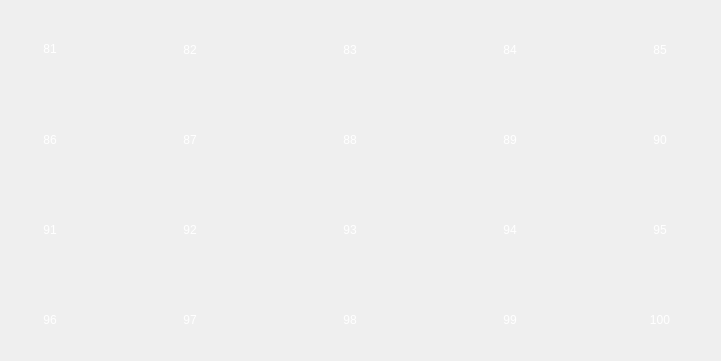
<?xml version="1.0" encoding="UTF-8"?>
<ui version="4.0">
 <class>page5</class>
 <widget class="QWidget" name="page5">
  <property name="geometry">
   <rect>
    <x>0</x>
    <y>0</y>
    <width>721</width>
    <height>361</height>
   </rect>
  </property>
  <property name="windowTitle">
   <string>Form</string>
  </property>
  <widget class="QPushButton" name="pushButton_6">
   <property name="geometry">
    <rect>
     <x>20</x>
     <y>110</y>
     <width>60</width>
     <height>60</height>
    </rect>
   </property>
   <property name="styleSheet">
    <string notr="true">font: 12pt &quot;方正粗圆简体&quot;;
background-image: url(:/res/res/btn_orange_1.png);
color: rgb(255, 255, 255);</string>
   </property>
   <property name="text">
    <string>86</string>
   </property>
   <property name="flat">
    <bool>true</bool>
   </property>
  </widget>
  <widget class="QPushButton" name="pushButton_10">
   <property name="geometry">
    <rect>
     <x>630</x>
     <y>110</y>
     <width>60</width>
     <height>60</height>
    </rect>
   </property>
   <property name="styleSheet">
    <string notr="true">font: 12pt &quot;方正粗圆简体&quot;;
background-image: url(:/res/res/btn_orange_1.png);
color: rgb(255, 255, 255);</string>
   </property>
   <property name="text">
    <string>90</string>
   </property>
   <property name="flat">
    <bool>true</bool>
   </property>
  </widget>
  <widget class="QPushButton" name="pushButton_15">
   <property name="geometry">
    <rect>
     <x>630</x>
     <y>200</y>
     <width>60</width>
     <height>60</height>
    </rect>
   </property>
   <property name="styleSheet">
    <string notr="true">font: 12pt &quot;方正粗圆简体&quot;;
background-image: url(:/res/res/btn_orange_1.png);
color: rgb(255, 255, 255);</string>
   </property>
   <property name="text">
    <string>95</string>
   </property>
   <property name="flat">
    <bool>true</bool>
   </property>
  </widget>
  <widget class="QPushButton" name="pushButton_16">
   <property name="geometry">
    <rect>
     <x>20</x>
     <y>290</y>
     <width>60</width>
     <height>60</height>
    </rect>
   </property>
   <property name="styleSheet">
    <string notr="true">font: 12pt &quot;方正粗圆简体&quot;;
background-image: url(:/res/res/btn_orange_1.png);
color: rgb(255, 255, 255);</string>
   </property>
   <property name="text">
    <string>96</string>
   </property>
   <property name="flat">
    <bool>true</bool>
   </property>
  </widget>
  <widget class="QPushButton" name="pushButton_9">
   <property name="geometry">
    <rect>
     <x>480</x>
     <y>110</y>
     <width>60</width>
     <height>60</height>
    </rect>
   </property>
   <property name="styleSheet">
    <string notr="true">font: 12pt &quot;方正粗圆简体&quot;;
background-image: url(:/res/res/btn_orange_1.png);
color: rgb(255, 255, 255);</string>
   </property>
   <property name="text">
    <string>89</string>
   </property>
   <property name="flat">
    <bool>true</bool>
   </property>
  </widget>
  <widget class="QPushButton" name="pushButton_4">
   <property name="geometry">
    <rect>
     <x>480</x>
     <y>20</y>
     <width>60</width>
     <height>60</height>
    </rect>
   </property>
   <property name="styleSheet">
    <string notr="true">font: 12pt &quot;方正粗圆简体&quot;;
background-image: url(:/res/res/btn_orange_1.png);
color: rgb(255, 255, 255);</string>
   </property>
   <property name="text">
    <string>84</string>
   </property>
   <property name="flat">
    <bool>true</bool>
   </property>
  </widget>
  <widget class="QPushButton" name="pushButton_1">
   <property name="geometry">
    <rect>
     <x>20</x>
     <y>19</y>
     <width>60</width>
     <height>60</height>
    </rect>
   </property>
   <property name="styleSheet">
    <string notr="true">font: 12pt &quot;方正粗圆简体&quot;;
background-image: url(:/res/res/btn_orange_1.png);
color: rgb(255, 255, 255);</string>
   </property>
   <property name="text">
    <string>81</string>
   </property>
   <property name="flat">
    <bool>true</bool>
   </property>
  </widget>
  <widget class="QPushButton" name="pushButton_14">
   <property name="geometry">
    <rect>
     <x>480</x>
     <y>200</y>
     <width>60</width>
     <height>60</height>
    </rect>
   </property>
   <property name="styleSheet">
    <string notr="true">font: 12pt &quot;方正粗圆简体&quot;;
background-image: url(:/res/res/btn_orange_1.png);
color: rgb(255, 255, 255);</string>
   </property>
   <property name="text">
    <string>94</string>
   </property>
   <property name="flat">
    <bool>true</bool>
   </property>
  </widget>
  <widget class="QPushButton" name="pushButton_17">
   <property name="geometry">
    <rect>
     <x>160</x>
     <y>290</y>
     <width>60</width>
     <height>60</height>
    </rect>
   </property>
   <property name="styleSheet">
    <string notr="true">font: 12pt &quot;方正粗圆简体&quot;;
background-image: url(:/res/res/btn_orange_1.png);
color: rgb(255, 255, 255);</string>
   </property>
   <property name="text">
    <string>97</string>
   </property>
   <property name="flat">
    <bool>true</bool>
   </property>
  </widget>
  <widget class="QPushButton" name="pushButton_5">
   <property name="geometry">
    <rect>
     <x>630</x>
     <y>20</y>
     <width>60</width>
     <height>60</height>
    </rect>
   </property>
   <property name="styleSheet">
    <string notr="true">font: 12pt &quot;方正粗圆简体&quot;;
background-image: url(:/res/res/btn_orange_1.png);
color: rgb(255, 255, 255);</string>
   </property>
   <property name="text">
    <string>85</string>
   </property>
   <property name="flat">
    <bool>true</bool>
   </property>
  </widget>
  <widget class="QPushButton" name="pushButton_19">
   <property name="geometry">
    <rect>
     <x>480</x>
     <y>290</y>
     <width>60</width>
     <height>60</height>
    </rect>
   </property>
   <property name="styleSheet">
    <string notr="true">font: 12pt &quot;方正粗圆简体&quot;;
background-image: url(:/res/res/btn_orange_1.png);
color: rgb(255, 255, 255);</string>
   </property>
   <property name="text">
    <string>99</string>
   </property>
   <property name="flat">
    <bool>true</bool>
   </property>
  </widget>
  <widget class="QPushButton" name="pushButton_3">
   <property name="geometry">
    <rect>
     <x>320</x>
     <y>20</y>
     <width>60</width>
     <height>60</height>
    </rect>
   </property>
   <property name="styleSheet">
    <string notr="true">font: 12pt &quot;方正粗圆简体&quot;;
background-image: url(:/res/res/btn_orange_1.png);
color: rgb(255, 255, 255);</string>
   </property>
   <property name="text">
    <string>83</string>
   </property>
   <property name="flat">
    <bool>true</bool>
   </property>
  </widget>
  <widget class="QPushButton" name="pushButton_11">
   <property name="geometry">
    <rect>
     <x>20</x>
     <y>200</y>
     <width>60</width>
     <height>60</height>
    </rect>
   </property>
   <property name="styleSheet">
    <string notr="true">font: 12pt &quot;方正粗圆简体&quot;;
background-image: url(:/res/res/btn_orange_1.png);
color: rgb(255, 255, 255);</string>
   </property>
   <property name="text">
    <string>91</string>
   </property>
   <property name="flat">
    <bool>true</bool>
   </property>
  </widget>
  <widget class="QPushButton" name="pushButton_18">
   <property name="geometry">
    <rect>
     <x>320</x>
     <y>290</y>
     <width>60</width>
     <height>60</height>
    </rect>
   </property>
   <property name="styleSheet">
    <string notr="true">font: 12pt &quot;方正粗圆简体&quot;;
background-image: url(:/res/res/btn_orange_1.png);
color: rgb(255, 255, 255);</string>
   </property>
   <property name="text">
    <string>98</string>
   </property>
   <property name="flat">
    <bool>true</bool>
   </property>
  </widget>
  <widget class="QPushButton" name="pushButton_12">
   <property name="geometry">
    <rect>
     <x>160</x>
     <y>200</y>
     <width>60</width>
     <height>60</height>
    </rect>
   </property>
   <property name="styleSheet">
    <string notr="true">font: 12pt &quot;方正粗圆简体&quot;;
background-image: url(:/res/res/btn_orange_1.png);
color: rgb(255, 255, 255);</string>
   </property>
   <property name="text">
    <string>92</string>
   </property>
   <property name="flat">
    <bool>true</bool>
   </property>
  </widget>
  <widget class="QPushButton" name="pushButton_2">
   <property name="geometry">
    <rect>
     <x>160</x>
     <y>20</y>
     <width>60</width>
     <height>60</height>
    </rect>
   </property>
   <property name="styleSheet">
    <string notr="true">font: 12pt &quot;方正粗圆简体&quot;;
background-image: url(:/res/res/btn_orange_1.png);
color: rgb(255, 255, 255);</string>
   </property>
   <property name="text">
    <string>82</string>
   </property>
   <property name="flat">
    <bool>true</bool>
   </property>
  </widget>
  <widget class="QPushButton" name="pushButton_8">
   <property name="geometry">
    <rect>
     <x>320</x>
     <y>110</y>
     <width>60</width>
     <height>60</height>
    </rect>
   </property>
   <property name="styleSheet">
    <string notr="true">font: 12pt &quot;方正粗圆简体&quot;;
background-image: url(:/res/res/btn_orange_1.png);
color: rgb(255, 255, 255);</string>
   </property>
   <property name="text">
    <string>88</string>
   </property>
   <property name="flat">
    <bool>true</bool>
   </property>
  </widget>
  <widget class="QPushButton" name="pushButton_13">
   <property name="geometry">
    <rect>
     <x>320</x>
     <y>200</y>
     <width>60</width>
     <height>60</height>
    </rect>
   </property>
   <property name="styleSheet">
    <string notr="true">font: 12pt &quot;方正粗圆简体&quot;;
background-image: url(:/res/res/btn_orange_1.png);
color: rgb(255, 255, 255);</string>
   </property>
   <property name="text">
    <string>93</string>
   </property>
   <property name="flat">
    <bool>true</bool>
   </property>
  </widget>
  <widget class="QPushButton" name="pushButton_7">
   <property name="geometry">
    <rect>
     <x>160</x>
     <y>110</y>
     <width>60</width>
     <height>60</height>
    </rect>
   </property>
   <property name="styleSheet">
    <string notr="true">font: 12pt &quot;方正粗圆简体&quot;;
background-image: url(:/res/res/btn_orange_1.png);
color: rgb(255, 255, 255);</string>
   </property>
   <property name="text">
    <string>87</string>
   </property>
   <property name="flat">
    <bool>true</bool>
   </property>
  </widget>
  <widget class="QPushButton" name="pushButton_20">
   <property name="geometry">
    <rect>
     <x>630</x>
     <y>290</y>
     <width>60</width>
     <height>60</height>
    </rect>
   </property>
   <property name="styleSheet">
    <string notr="true">font: 12pt &quot;方正粗圆简体&quot;;
background-image: url(:/res/res/btn_orange_1.png);
color: rgb(255, 255, 255);</string>
   </property>
   <property name="text">
    <string>100</string>
   </property>
   <property name="flat">
    <bool>true</bool>
   </property>
  </widget>
 </widget>
 <resources/>
 <connections/>
</ui>
